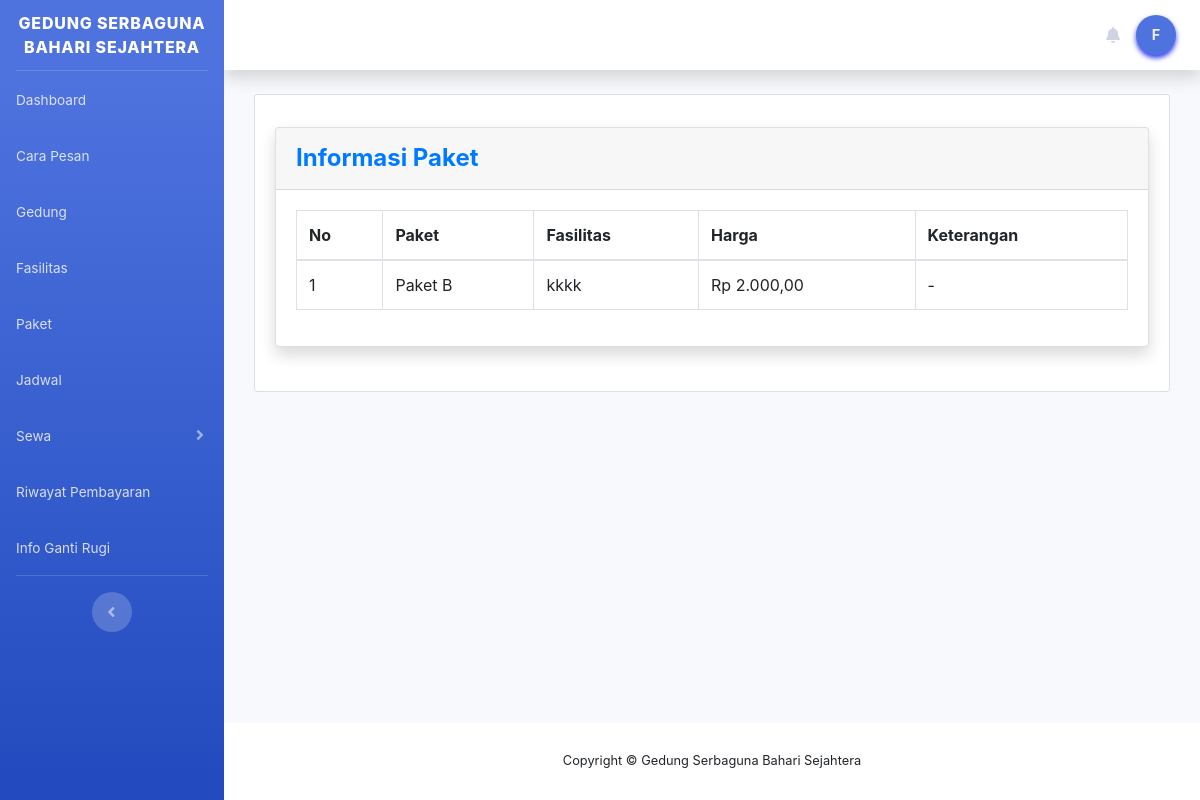
The app's page /penyewa_index.php?url=penyewa_paket (signed in), older data.
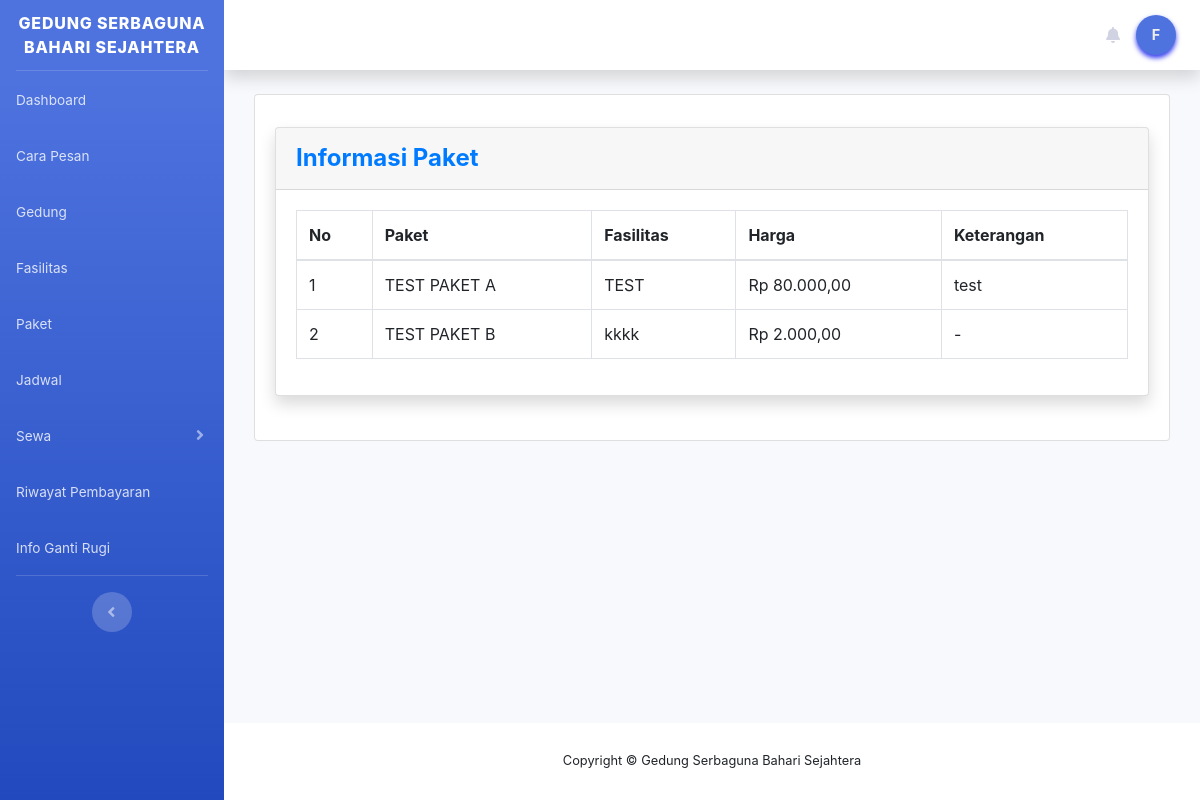
The same page, newer data.
### tables this page shows
CREATE TABLE `paket` (
  `id_paket` varchar(50) NOT NULL,
  `id_gedung` varchar(20) NOT NULL,
  `fasilitas` varchar(200) DEFAULT NULL,
  `paket` varchar(200) DEFAULT NULL,
  `harga` varchar(200) DEFAULT NULL,
  `keterangan` text
);

### function.php (called while the page is built, shortened)
<?php
function rupiah($angka){
			$hasil_rupiah = "Rp " . number_format($angka,2,',','.');
			return $hasil_rupiah;
			}
?>

### penyewa_paket.php (the view, shortened to what this page needs)
<div class="container-fluid">
<div class="card">
    <div class="card-body">
      <div class="card shadow mb-4">
        <div class="card-header py-3">
            <h4 class="m-0 font-weight-bold text-primary">Informasi Paket</h4>
        </div>
        <div class="card-body">
        <div class="table-responsive">
        <table class="table table-bordered" id="dataTable" width="100%" cellspacing="0">
            <thead>
                <tr>
                <th>No</th>
                <th>Paket</th>
                <th>Fasilitas</th>
                <th>Harga</th>
                <th>Keterangan</th>
                </tr>
            </thead>
            <tbody>
            <?php
            $no = 1;
            $tampil = mysqli_query($koneksi, "SELECT * FROM paket ORDER BY id_paket DESC");
            while($hasil = mysqli_fetch_array($tampil)){
            ?>
                <tr>
                    <td><?= $no++; ?></td>
                    <td><?= $hasil['paket']; ?></td>
                    <td><?= $hasil['fasilitas']; ?></td>
                    <td><?php echo rupiah($hasil['harga']); ?></td>
                    <td><?= $hasil['keterangan']; ?></td>
                </tr>
            <?php
        } ?>
            </tbody>
        </table>
        </div>
		</div>
        </div>
        </div>
        </div>
        </div>

Row changes from the older to the newer data that the page shows:
added paket: paket "TEST PAKET A", fasilitas "TEST", harga "Rp 80.000,00", keterangan "test"
changed paket "kkkk": paket "Paket B" → "TEST PAKET B"
